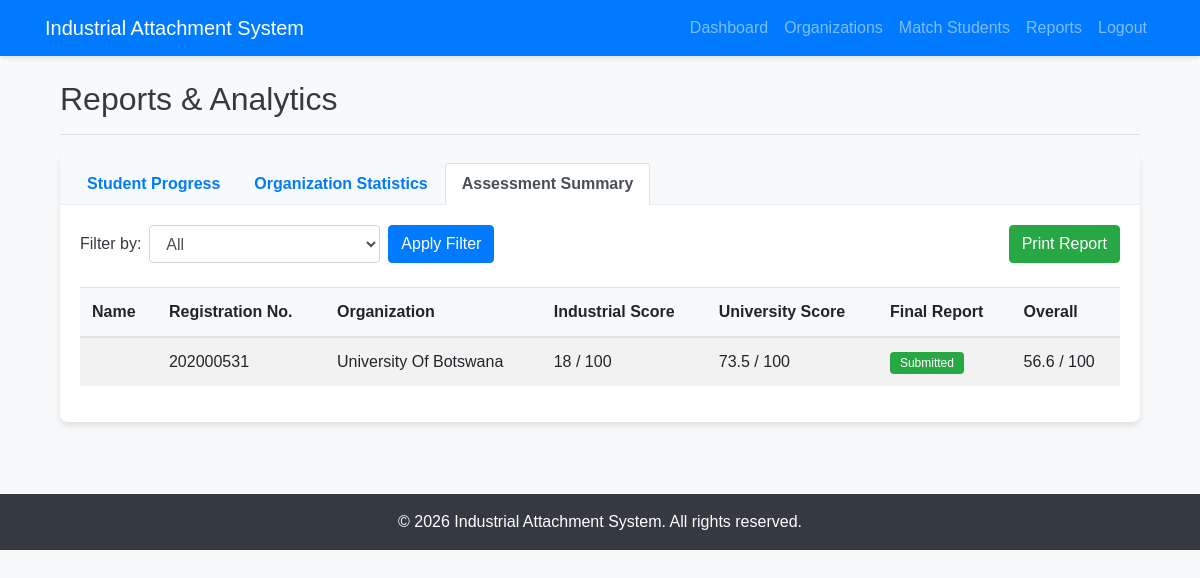
The page /pages/coordinator/view_reports.php?type=assessment_summary (signed in) on the database its author committed.
### tables this page shows
CREATE TABLE `students` (
  `student_id` int(11) NOT NULL,
  `user_id` int(11) NOT NULL,
  `full_name` varchar(100) NOT NULL,
  `registration_number` varchar(20) NOT NULL,
  `phone` varchar(20) NOT NULL,
  `skills` text DEFAULT NULL,
  `preferred_location` varchar(100) DEFAULT NULL,
  `preferred_project_type` text DEFAULT NULL,
  `attachment_status` enum('pending','matched','ongoing','completed') DEFAULT 'pending',
  `organization_id` int(11) DEFAULT NULL
);

CREATE TABLE `organizations` (
  `organization_id` int(11) NOT NULL,
  `user_id` int(11) NOT NULL,
  `name` varchar(100) NOT NULL,
  `location` varchar(100) NOT NULL,
  `contact_person` varchar(100) NOT NULL,
  `contact_email` varchar(100) NOT NULL,
  `contact_phone` varchar(20) NOT NULL,
  `description` text DEFAULT NULL,
  `is_approved` varchar(50) NOT NULL
);

### pages/coordinator/view_reports.php (the view, shortened to what this page needs)
<?php
require_once '../../config/db_connect.php';
$report_type = isset($_GET['type']) ? $_GET['type'] : 'student_progress';
$filter_id = isset($_GET['filter_id']) ? (int)$_GET['filter_id'] : 0;
$organizations_query = "SELECT organization_id, name FROM organizations ORDER BY name ASC";
$organizations_result = $conn->query($organizations_query);
$report_data = [];
if ($report_type === 'student_progress') {
    $query = "SELECT s.student_id, s.full_name, s.registration_number, s.attachment_status,
              o.name as organization_name,
              (SELECT COUNT(*) FROM logbooks WHERE student_id = s.student_id) as logbook_count,
              (SELECT MAX(week_number) FROM logbooks WHERE student_id = s.student_id) as latest_week
              FROM students s
              LEFT JOIN organizations o ON s.organization_id = o.organization_id
              WHERE s.attachment_status != 'pending'";
    if ($filter_id > 0) {
        $query .= " AND s.organization_id = $filter_id";
    }
    $query .= " ORDER BY s.full_name ASC";
    $result = $conn->query($query);
    if ($result) {
        $report_data = $result->fetch_all(MYSQLI_ASSOC);
    }
} elseif ($report_type === 'assessment_summary') {
    $query = "SELECT s.student_id, s.full_name, s.registration_number, o.name as organization_name,
              ia.total_score as industrial_score,
              (SELECT AVG(ua.total_score) FROM university_assessments ua WHERE ua.student_id = s.student_id) as university_score,
              (SELECT COUNT(*) FROM final_reports fr WHERE fr.student_id = s.student_id) as has_final_report
              FROM students s
              LEFT JOIN organizations o ON s.organization_id = o.organization_id
              LEFT JOIN industrial_assessments ia ON s.student_id = ia.student_id
              WHERE s.attachment_status IN ('ongoing', 'completed')";
    $query .= " GROUP BY s.student_id ORDER BY s.full_name ASC";
    $result = $conn->query($query);
    if ($result) {
        $report_data = $result->fetch_all(MYSQLI_ASSOC);
    }
}
include '../../includes/header.php';
?>
<div class="container-fluid">
    <div class="row">
        <div class="col-md-12">
            <h2>Reports & Analytics</h2>
            <hr>
            <div class="card mb-4">
                <div class="card-header bg-light">
                    <ul class="nav nav-tabs card-header-tabs">
                        <li class="nav-item">
                            <a class="nav-link <?php echo $report_type === 'student_progress' ? 'active' : ''; ?>"
                               href="view_reports.php?type=student_progress">
                                Student Progress
                            </a>
                        </li>
                        <li class="nav-item">
                            <a class="nav-link <?php echo $report_type === 'organization_stats' ? 'active' : ''; ?>"
                               href="view_reports.php?type=organization_stats">
                                Organization Statistics
                            </a>
                        </li>
                        <li class="nav-item">
                            <a class="nav-link <?php echo $report_type === 'assessment_summary' ? 'active' : ''; ?>"
                               href="view_reports.php?type=assessment_summary">
                                Assessment Summary
                            </a>
                        </li>
                    </ul>
                </div>
                <div class="card-body">
                    <div class="row mb-4">
                        <div class="col-md-6">
                            <form class="form-inline">
                                <?php if ($report_type === 'student_progress' || $report_type === 'organization_stats'): ?>
                                    <div class="form-group mr-2">
                                        <label for="filter_id" class="mr-2">Organization:</label>
                                        <select class="form-control" id="filter_id" name="filter_id">
                                            <option value="0">All Organizations</option>
                                            <?php
                                            if ($organizations_result) {
                                                while ($org = $organizations_result->fetch_assoc()) {
                                                    $selected = ($filter_id == $org['organization_id']) ? 'selected' : '';
                                                    echo "<option value='" . $org['organization_id'] . "' $selected>" . $org['name'] . "</option>";
                                                }
                                            }
                                            ?>
                                        </select>
                                    </div>
                                <?php elseif ($report_type === 'assessment_summary'): ?>
                                    <div class="form-group mr-2">
                                        <label for="filter_id" class="mr-2">Filter by:</label>
                                        <select class="form-control" id="filter_id" name="filter_id">
                                            <option value="0">All</option>
                                        </select>
                                    </div>
                                <?php endif; ?>
                                <button type="submit" class="btn btn-primary">Apply Filter</button>
                            </form>
                        </div>
                        <div class="col-md-6 text-right">
                            <button onclick="window.print()" class="btn btn-success">
                                <i class="fa fa-print"></i> Print Report
                            </button>
                        </div>
                    </div>
                    <?php if ($report_type === 'student_progress'): ?>
                        <div class="table-responsive">
                            <table class="table table-striped">
                                <thead>
                                    <tr>
                                        <th>Name</th>
                                        <th>Registration No.</th>
                                        <th>Organization</th>
                                        <th>Status</th>
                                        <th>Logbooks Submitted</th>
                                        <th>Current Week</th>
                                        <th>Progress</th>
                                    </tr>
                                </thead>
                                <tbody>
                                    <?php if (count($report_data) > 0): ?>
                                        <?php foreach ($report_data as $row): ?>
                                            <tr>
                                                <td><?php echo $row['full_name']; ?></td>
                                                <td><?php echo $row['registration_number']; ?></td>
                                                <td><?php echo $row['organization_name']; ?></td>
                                                <td>
                                                    <?php
                                                    $status_class = '';
                                                    switch ($row['attachment_status']) {
                                                        case 'matched': $status_class = 'badge-info'; break;
                                                        case 'ongoing': $status_class = 'badge-primary'; break;
                                                        case 'completed': $status_class = 'badge-success'; break;
                                                    }
                                                    ?>
                                                    <span class="badge <?php echo $status_class; ?>">
                                                        <?php echo ucfirst($row['attachment_status']); ?>
                                                    </span>
                                                </td>
                                                <td><?php echo $row['logbook_count']; ?></td>
                                                <td><?php echo $row['latest_week'] ? $row['latest_week'] : 'N/A'; ?></td>
                                                <td>
                                                    <?php
                                                        $progress = 0;
                                                        if ($row['logbook_count'] > 0) {
                                                            $progress = min(100, ($row['latest_week'] / 8) * 100);
                                                        }
                                                    ?>
                                                    <div class="progress">
                                                        <div class="progress-bar" role="progressbar" style="width: <?php echo $progress; ?>%"
                                                            aria-valuenow="<?php echo $progress; ?>" aria-valuemin="0" aria-valuemax="100">
                                                            <?php echo round($progress); ?>%
                                                        </div>
                                                    </div>
                                                </td>
                                            </tr>
                                        <?php endforeach; ?>
                                    <?php else: ?>
                                        <tr>
                                            <td colspan="7" class="text-center">No data available for this report</td>
                                        </tr>
                                    <?php endif; ?>
                                </tbody>
                            </table>
                        </div>
                    <?php elseif ($report_type === 'assessment_summary'): ?>
                        <div class="table-responsive">
                            <table class="table table-striped">
                                <thead>
                                    <tr>
                                        <th>Name</th>
                                        <th>Registration No.</th>
                                        <th>Organization</th>
                                        <th>Industrial Score</th>
                                        <th>University Score</th>
                                        <th>Final Report</th>
                                        <th>Overall</th>
                                    </tr>
                                </thead>
                                <tbody>
                                    <?php if (count($report_data) > 0): ?>
                                        <?php foreach ($report_data as $row): ?>
                                            <tr>
                                                <td><?php echo $row['full_name']; ?></td>
                                                <td><?php echo $row['registration_number']; ?></td>
                                                <td><?php echo $row['organization_name']; ?></td>
                                                <td>
                                                    <?php if (isset($row['industrial_score'])): ?>
                                                        <?php echo $row['industrial_score']; ?> / 100
                                                    <?php else: ?>
                                                        <span class="badge badge-warning">Pending</span>
                                                    <?php endif; ?>
                                                </td>
                                                <td>
                                                    <?php if (isset($row['university_score'])): ?>
                                                        <?php echo round($row['university_score'], 1); ?> / 100
                                                    <?php else: ?>
                                                        <span class="badge badge-warning">Pending</span>
                                                    <?php endif; ?>
                                                </td>
                                                <td>
                                                    <?php if ($row['has_final_report'] > 0): ?>
                                                        <span class="badge badge-success">Submitted</span>
                                                    <?php else: ?>
                                                        <span class="badge badge-warning">Pending</span>
                                                    <?php endif; ?>
                                                </td>
                                                <td>
                                                    <?php
                                                        $industrial_weight = 0.4;
                                                        $university_weight = 0.4;
                                                        $report_weight = 0.2;
                                                        if (isset($row['industrial_score']) && isset($row['university_score']) && $row['has_final_report'] > 0) {
                                                            $report_score = 100;
                                                            $overall = ($row['industrial_score'] * $industrial_weight) +
                                                                      ($row['university_score'] * $university_weight) +
                                                                      ($report_score * $report_weight);
                                                            echo round($overall, 1) . " / 100";
                                                        } else {
                                                            echo "<span class='badge badge-warning'>Incomplete</span>";
                                                        }
                                                    ?>
                                                </td>
                                            </tr>
                                        <?php endforeach; ?>
                                    <?php else: ?>
                                        <tr>
                                            <td colspan="7" class="text-center">No data available for this report</td>
                                        </tr>
                                    <?php endif; ?>
                                </tbody>
                            </table>
                        </div>
                    <?php endif; ?>
                </div>
            </div>
        </div>
    </div>
</div>
<?php
include '../../includes/footer.php';
?>

### assets/css/style.css (style rules this page uses)
body { font-family: 'Arial', sans-serif; background-color: #f8f9fa; color: #343a40; padding-bottom: 50px; }
.card { border: none; border-radius: 8px; box-shadow: 0 4px 6px rgba(0, 0, 0, 0.1); margin-bottom: 20px; overflow: hidden; }
.card-header { background-color: #f8f9fa; border-bottom: 1px solid #e9ecef; font-weight: 600; }
.form-control { border-radius: 4px; border: 1px solid #ced4da; padding: 8px 12px; }
.btn-primary { background-color: #007bff; border-color: #007bff; }
.table { background-color: #fff; }
.table thead th { background-color: #f8f9fa; border-bottom: 2px solid #dee2e6; font-weight: 600; }
.badge { padding: 5px 10px; font-weight: 500; border-radius: 4px; }
.badge-success { background-color: #28a745; }

### rows shown on the page
students: registration_number "202000531", organization.name "University Of Botswana", industrial_score "18", university_score "73.5", overall "56.6"
